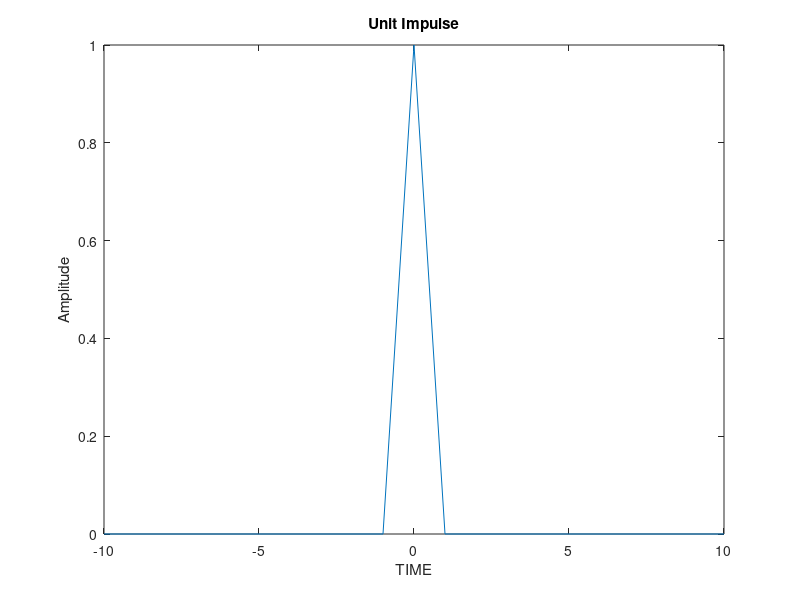

Here is the MATLAB script that generated this plot:
clc
clearvars
close all
x = -10:10
y = [zeros(1,10),1,zeros(1,10)]
figure(1)
plot(x,y)
xlabel('TIME')
ylabel('Amplitude')
title('Unit Impulse') 